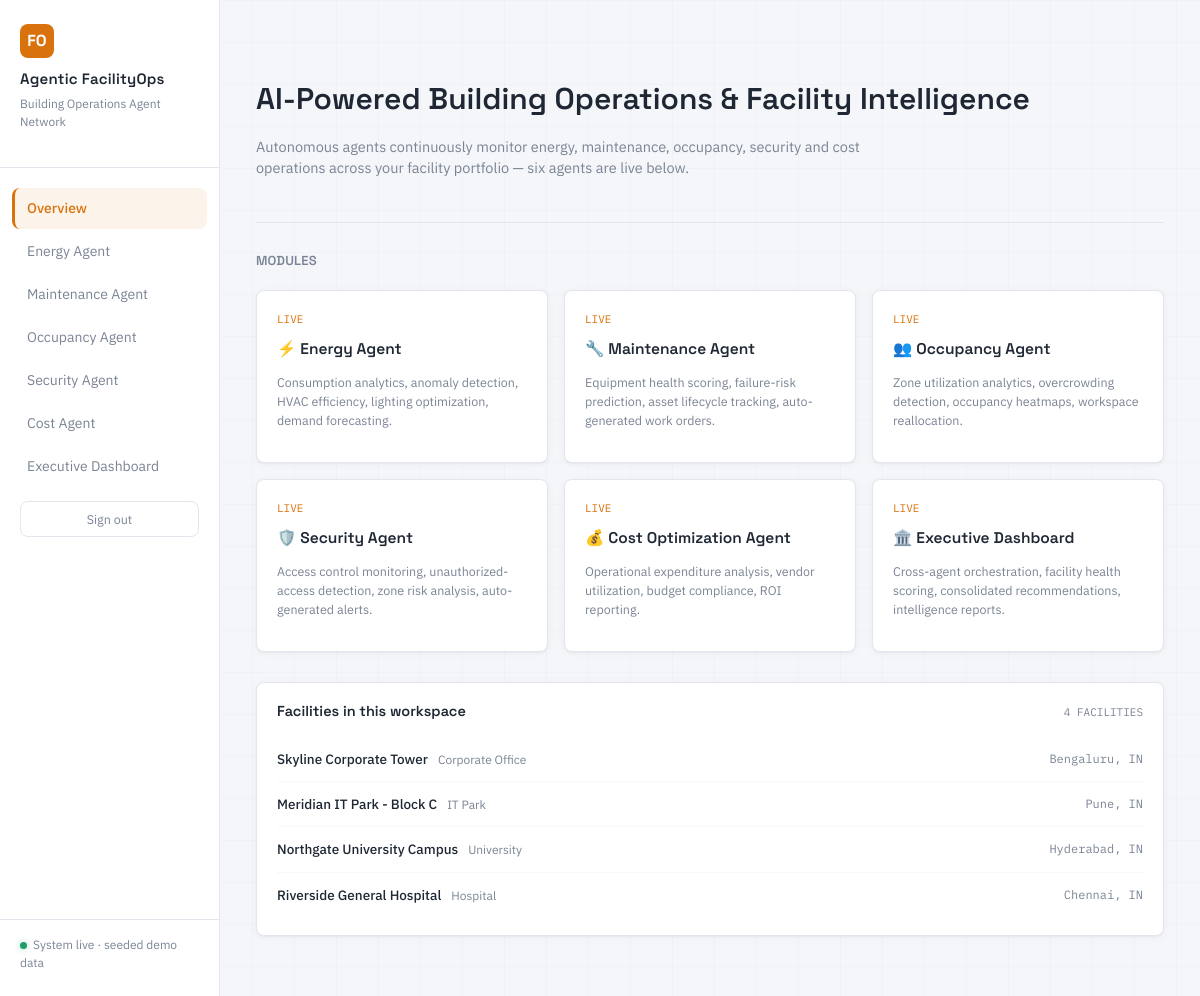
The page / (signed in) on the database its author committed.
### tables this page shows
CREATE TABLE facilities (
    facility_id   INTEGER PRIMARY KEY AUTOINCREMENT,
    facility_name TEXT NOT NULL,
    facility_type TEXT NOT NULL,      -- Corporate Office, IT Park, University, Hospital
    location      TEXT NOT NULL
);

### app.py (the view)
@app.route("/")
def index():
    conn = get_db()
    facilities = conn.execute("SELECT facility_id, facility_name, facility_type, location FROM facilities").fetchall()
    return render_template("index.html", facilities=[dict(f) for f in facilities])

### app.py (called while the page is built)
@app.before_request
def require_login():
    exempt = {"login", "static"}
    if request.endpoint in exempt or request.endpoint is None:
        return
    if not session.get("logged_in"):
        return redirect(url_for("login", next=request.path))

def get_db():
    if "db" not in g:
        g.db = sqlite3.connect(DB_PATH)
        g.db.row_factory = sqlite3.Row
    return g.db

### templates/index.html (shortened to what this page needs)
<!DOCTYPE html>
<html lang="en">
<head>
  <link rel="stylesheet" href="{{ url_for('static', filename='css/style.css') }}">
</head>
<body>
<div class="layout">
  <aside class="sidebar">
    <div class="brand">
      <div class="mark">FO</div>
      <h1>Agentic FacilityOps</h1>
      <p>Building Operations Agent Network</p>
    </div>
    <nav class="nav">
      <a href="/" class="active">Overview</a>
      <a href="/energy">Energy Agent</a>
      <a href="/maintenance">Maintenance Agent</a>
      <a href="/occupancy">Occupancy Agent</a>
      <a href="/security">Security Agent</a>
      <a href="/cost">Cost Agent</a>
      <a href="/executive">Executive Dashboard</a>
    </nav>
    <a href="/logout" class="logout-link">Sign out</a>
    <div class="sidebar-footer">
      <span class="status-dot"></span>System live · seeded demo data
    </div>
  </aside>
  <main class="main">
    <div class="hero">
      <h2>AI-Powered Building Operations & Facility Intelligence</h2>
      <p>Autonomous agents continuously monitor energy, maintenance, occupancy, security and cost
        operations across your facility portfolio — six agents are live below.</p>
    </div>
    <h3 style="font-size:13px;color:var(--text-muted);letter-spacing:.2px;margin-bottom:4px;">MODULES</h3>
    <div class="module-grid">
      <a href="/energy" class="module-card">
        <div class="m-tag">LIVE</div>
        <h4>⚡ Energy Agent</h4>
        <p>Consumption analytics, anomaly detection, HVAC efficiency, lighting optimization, demand forecasting.</p>
      </a>
      <a href="/maintenance" class="module-card">
        <div class="m-tag">LIVE</div>
        <h4>🔧 Maintenance Agent</h4>
        <p>Equipment health scoring, failure-risk prediction, asset lifecycle tracking, auto-generated work orders.</p>
      </a>
      <a href="/occupancy" class="module-card">
        <div class="m-tag">LIVE</div>
        <h4>👥 Occupancy Agent</h4>
        <p>Zone utilization analytics, overcrowding detection, occupancy heatmaps, workspace reallocation.</p>
      </a>
      <a href="/security" class="module-card">
        <div class="m-tag">LIVE</div>
        <h4>🛡️ Security Agent</h4>
        <p>Access control monitoring, unauthorized-access detection, zone risk analysis, auto-generated alerts.</p>
      </a>
      <a href="/cost" class="module-card">
        <div class="m-tag">LIVE</div>
        <h4>💰 Cost Optimization Agent</h4>
        <p>Operational expenditure analysis, vendor utilization, budget compliance, ROI reporting.</p>
      </a>
      <a href="/executive" class="module-card">
        <div class="m-tag">LIVE</div>
        <h4>🏛️ Executive Dashboard</h4>
        <p>Cross-agent orchestration, facility health scoring, consolidated recommendations, intelligence reports.</p>
      </a>
    </div>
    <div class="panel facility-list">
      <div class="panel-header">
        <h3>Facilities in this workspace</h3>
        <span class="tag">{{ facilities|length }} FACILITIES</span>
      </div>
      {% for f in facilities %}
      <div class="facility-row">
        <div><span class="f-name">{{ f.facility_name }}</span><span class="f-type">{{ f.facility_type }}</span></div>
        <div class="f-loc">{{ f.location }}</div>
      </div>
      {% endfor %}
    </div>
  </main>
</div>
</body>
</html>

### static/css/style.css (style rules this page uses)
:root { --bg: #F4F6F9; --panel: #FFFFFF; --panel-alt: #F7F8FA; --border: #E3E7ED; --text: #1E2733; --text-muted: #7A8494; --accent: #D9720C; --accent-dim: #F5D9B8; --cool: #2E86C1; --good: #1F9D6B; --warn: #D9720C; --critical: #D64545; --radius: 8px; --shadow: 0 1px 2px rgba(20, 30, 45, 0.04), 0 1px 8px rgba(20, 30, 45, 0.04); }
* { box-sizing: border-box; }
html, body { margin: 0; background: var(--bg); color: var(--text); font-family: 'IBM Plex Sans', sans-serif; font-size: 15px; line-height: 1.5; }
body { background-image: linear-gradient(rgba(20,30,45,0.02) 1px, transparent 1px), linear-gradient(90deg, rgba(20,30,45,0.02) 1px, transparent 1px); background-size: 42px 42px; }
h1, h2, h3, h4 { font-family: 'Space Grotesk', sans-serif; margin: 0; font-weight: 600; color: var(--text); }
.layout { display: flex; min-height: 100vh; }
.sidebar { width: 220px; background: var(--panel); border-right: 1px solid var(--border); padding: 24px 0; flex-shrink: 0; display: flex; flex-direction: column; }
.brand { padding: 0 20px 24px 20px; border-bottom: 1px solid var(--border); margin-bottom: 20px; }
.brand .mark { width: 34px; height: 34px; background: var(--accent); border-radius: 8px; display: flex; align-items: center; justify-content: center; font-family: 'Space Grotesk', sans-serif; font-weight: 700; color: #ffffff; font-size: 16px; margin-bottom: 10px; }
.brand h1 { font-size: 15px; letter-spacing: 0.2px; }
.brand p { color: var(--text-muted); font-size: 12px; margin-top: 4px; }
.nav { display: flex; flex-direction: column; gap: 2px; padding: 0 12px; }
.nav a { display: flex; align-items: center; gap: 10px; padding: 10px 12px; color: var(--text-muted); text-decoration: none; border-radius: var(--radius); font-size: 14px; border-left: 3px solid transparent; }
.nav a.active { color: var(--accent); background: rgba(217,114,12,0.08); border-left-color: var(--accent); font-weight: 500; }
.sidebar-footer { margin-top: auto; padding: 16px 20px 0 20px; border-top: 1px solid var(--border); font-size: 12px; color: var(--text-muted); }
.status-dot { display: inline-block; width: 7px; height: 7px; border-radius: 50%; background: var(--good); margin-right: 6px; box-shadow: 0 0 6px rgba(31,157,107,0.4); }
.main { flex: 1; padding: 28px 36px 60px 36px; max-width: 1400px; }
.panel { background: var(--panel); border: 1px solid var(--border); box-shadow: var(--shadow); border-radius: var(--radius); padding: 18px 20px; }
.panel-header { display: flex; align-items: center; justify-content: space-between; margin-bottom: 14px; }
.panel-header h3 { font-size: 14.5px; }
.panel-header .tag { font-size: 11px; color: var(--text-muted); font-family: 'IBM Plex Mono', monospace; }
.hero { padding: 48px 0 28px 0; border-bottom: 1px solid var(--border); margin-bottom: 28px; }
.hero h2 { font-size: 30px; margin-bottom: 10px; }
.hero p { color: var(--text-muted); max-width: 620px; font-size: 14.5px; }
.module-grid { display: grid; grid-template-columns: repeat(auto-fit, minmax(240px, 1fr)); gap: 16px; margin-top: 20px; }
.module-card { background: var(--panel); border: 1px solid var(--border); box-shadow: var(--shadow); border-radius: var(--radius); padding: 20px; text-decoration: none; color: var(--text); display: block; transition: border-color 0.15s ease, transform 0.15s ease; }
.module-card .m-tag { font-family: 'IBM Plex Mono', monospace; font-size: 11px; color: var(--accent); margin-bottom: 10px; }
.module-card h4 { font-size: 15.5px; margin-bottom: 8px; }
.module-card p { color: var(--text-muted); font-size: 12.5px; }
.facility-list { margin-top: 30px; }
.facility-row { display: flex; justify-content: space-between; align-items: center; padding: 12px 0; border-bottom: 1px solid var(--panel-alt); font-size: 13.5px; }
.facility-row:last-child { border-bottom: none; }
.facility-row .f-name { font-weight: 500; }
.facility-row .f-type { color: var(--text-muted); font-size: 12px; margin-left: 10px; }
.facility-row .f-loc { color: var(--text-muted); font-family: 'IBM Plex Mono', monospace; font-size: 12px; }
.logout-link { margin: 14px 20px 0 20px; padding: 8px 12px; border: 1px solid var(--border); border-radius: 8px; font-size: 12.5px; color: var(--text-muted); text-align: center; text-decoration: none; transition: color 0.15s ease, border-color 0.15s ease; }

### rows shown on the page
facilities: facility_name "Skyline Corporate Tower", facility_type "Corporate Office", location "Bengaluru, IN"
facilities: facility_name "Meridian IT Park - Block C", facility_type "IT Park", location "Pune, IN"
facilities: facility_name "Northgate University Campus", facility_type "University", location "Hyderabad, IN"
facilities: facility_name "Riverside General Hospital", facility_type "Hospital", location "Chennai, IN"

### other values the page prints
{{ facilities|length }} "4"
